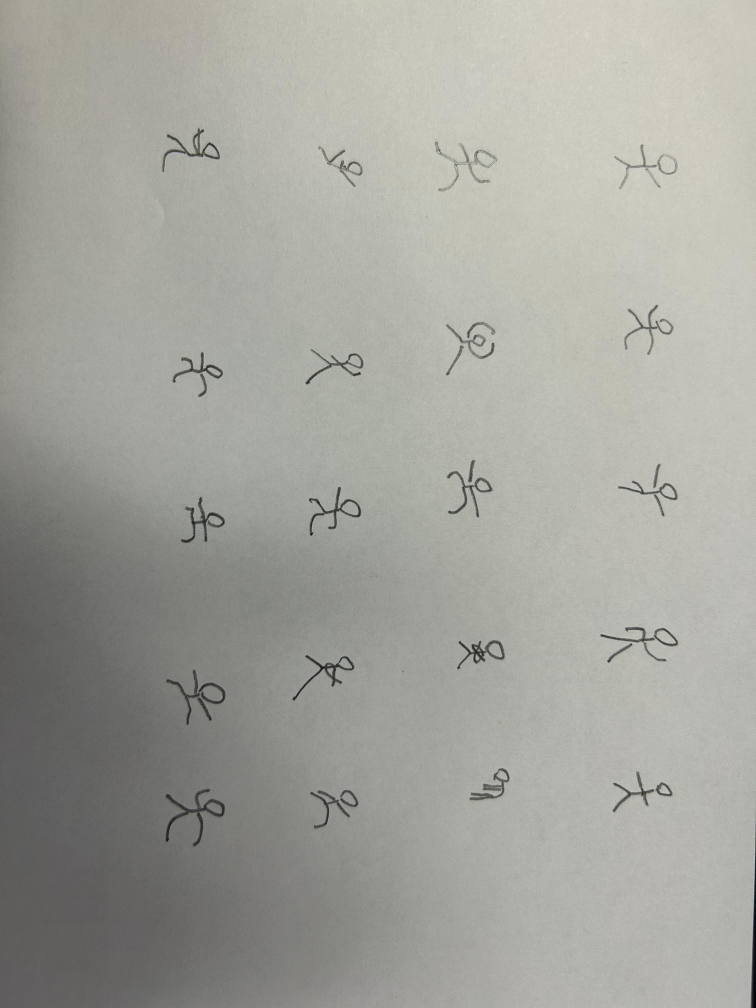
#> input picture image/stickman_A4.jpg, 3024 x 4032 px (shown at 1/4 size)
$ jupyter execute clipping.ipynb   (shell and % lines are left out)
#> lines starting #> are read from the running program, lines starting #| are printed output that depends on the picture; after the words box and inside, x2 and y2 are one past the last pixel; in counts of white or black regions, pixels touching at a corner belong together
### scripts/image.py
import cv2
import numpy as np
from PIL import Image
import matplotlib.pyplot as plt
from pathlib import Path


def save_image(path, image):
    cv2.imwrite(path, image)
    cv2.waitKey(10)


def bgr2gray(image):
    return cv2.cvtColor(image, cv2.COLOR_BGR2GRAY)


def cv2pil(image_array: np.ndarray) -> Image:
    image_array = cv2.cvtColor(image_array, cv2.COLOR_BGR2RGB)
    return Image.fromarray(image_array)


# [4 lines left out: function pil2cv, not called in this run]


def show_image_from_ndarray(image_array):
    if (len(image_array.shape) < 3) or (image_array.shape[-1] == 1):
        plt.imshow(image_array)
        plt.axis("off")
    else:
        plt.imshow(cv2pil(image_array))
        plt.axis("off")


def draw_multiple_image(titles, images):
    n_images = len(images)
    assert len(titles) == n_images

    fig, axes = plt.subplots(1, n_images)
    for i in range(n_images):
        axes[i].imshow(cv2.cvtColor(images[i], cv2.COLOR_BGR2RGB))
        axes[i].set_title(titles[i])
        axes[i].axis("off")


def rotate_anticlockwise_90(image):
    return cv2.rotate(image, cv2.ROTATE_90_COUNTERCLOCKWISE)


def morphology_closing(mask, kernel_size=15):
    mask_processed = cv2.morphologyEx(mask, cv2.MORPH_CLOSE, np.ones((kernel_size, kernel_size), dtype=np.int16))
    return mask_processed


def morphology_dilatetion(mask, kernel_size=15):
    mask_processed = cv2.dilate(mask, np.ones((kernel_size, kernel_size), dtype=np.int16))
    return mask_processed


def gray2bgr(image):
    return cv2.cvtColor(image, cv2.COLOR_GRAY2BGR)

### scripts/ght.py
# https://github.com/jonbarron/hist_thresh/blob/master/experiments.ipynb

import numpy as np

csum = lambda z: np.cumsum(z)[:-1]
dsum = lambda z: np.cumsum(z[::-1])[-2::-1]
argmax = lambda x, f: np.mean(x[:-1][f == np.max(f)])  # Use the mean for ties.
clip = lambda z: np.maximum(1e-30, z)


def preliminaries(n, x):
    """Some math that is shared across multiple algorithms."""
    assert np.all(n >= 0)
    x = np.arange(len(n), dtype=n.dtype) if x is None else x
    assert np.all(x[1:] >= x[:-1])
    w0 = clip(csum(n))
    w1 = clip(dsum(n))
    p0 = w0 / (w0 + w1)
    p1 = w1 / (w0 + w1)
    mu0 = csum(n * x) / w0
    mu1 = dsum(n * x) / w1
    d0 = csum(n * x**2) - w0 * mu0**2
    d1 = dsum(n * x**2) - w1 * mu1**2
    return x, w0, w1, p0, p1, mu0, mu1, d0, d1


# [21 lines left out: functions GHT, Otsu, not called in this run]


def Otsu_equivalent(n, x=None):
    """Equivalent to Otsu's method."""
    x, _, _, _, _, _, _, d0, d1 = preliminaries(n, x)
    o = np.sum(n) * np.sum(n * x**2) - np.sum(n * x) ** 2 - np.sum(n) * (d0 + d1)
    return argmax(x, o), o


# [61 lines left out: functions MET, wprctile, GHT_forloop, not called in this run]

### clipping.ipynb
[cell 1]
from pathlib import Path

IMAGE_DIR_PATH = str(Path().joinpath("image"))
IMAGE_NAME = "stickman_A4.jpg"
IMAGE_WIDTH_CLIPPING = 384
IMAGE_WIDTH_OUTPUT = 512
OUTPUT_DIR = "output"

image_path = str(Path(IMAGE_DIR_PATH, IMAGE_NAME))
print(image_path)

# Load an Image

[cell 2]
import cv2
from scripts.image import show_image_from_ndarray, rotate_anticlockwise_90

image_gray = rotate_anticlockwise_90(cv2.imread(image_path, cv2.IMREAD_GRAYSCALE))
#> in rotate_anticlockwise_90, `return cv2.rotate(image, cv2.ROTATE_90_COUNTERCLOCKWISE)`:
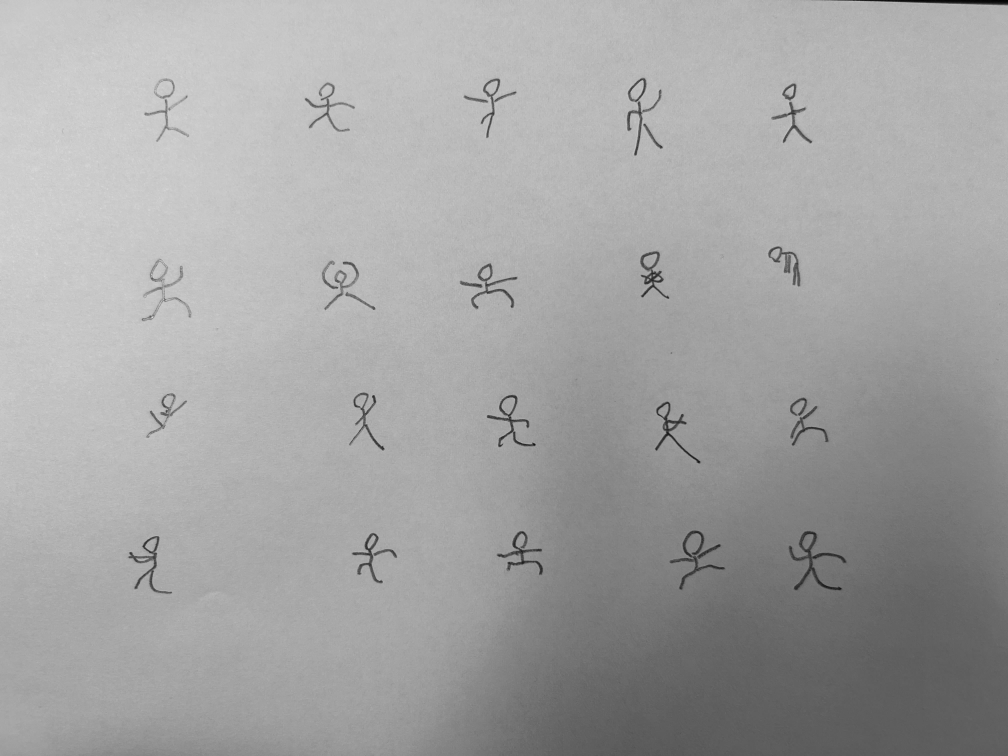
#> returned value: shape (3024, 4032) (shown at 1/4 size); min 0, max 249, mean 163.4

show_image_from_ndarray(image_gray)

[cell 3]
from scripts.image import morphology_closing, morphology_dilatetion

image_canny = cv2.Canny(image_gray, 50, 200)
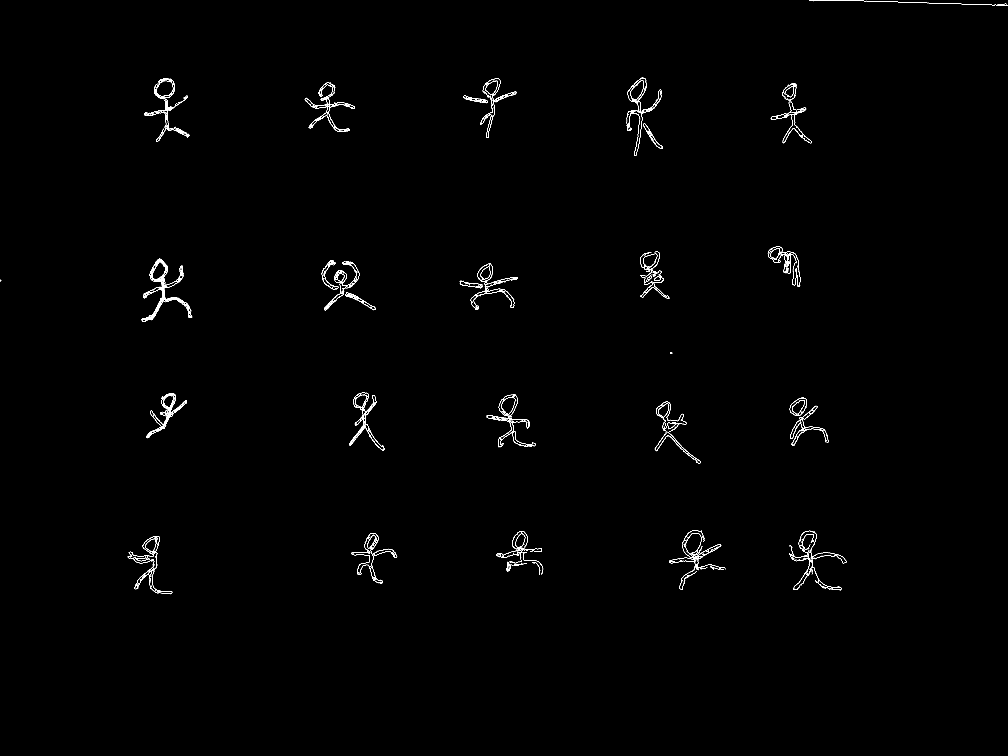
#> image_canny: shape (3024, 4032) (shown at 1/4 size); 0.34% white in thin lines or dots, all inside (x1, y1, x2, y2) = (0, 0, 4032, 2377)
image_canny_dilated = morphology_closing(image_canny, kernel_size=50)
#> in morphology_closing, `mask_processed = cv2.morphologyEx(mask, cv2.MORPH_CLOSE, np.ones((kern..`: mask_processed: shape (3024, 4032); 2.5% white; 23 white regions, largest, box (x1, y1, x2, y2) and area: (2508, 312, 2653, 625) 22103, (568, 1036, 770, 1287) 20253, (2679, 2122, 2902, 2360) 19571
image_canny_dilated[:50, :] = 0
show_image_from_ndarray(morphology_dilatetion(image_canny_dilated))
#> in morphology_dilatetion, `mask_processed = cv2.dilate(mask, np.ones((kernel_size, kernel_size), ..`: mask_processed: shape (3024, 4032); 3.5% white; 22 white regions, largest, box (x1, y1, x2, y2) and area: (2501, 305, 2660, 632) 30363, (561, 1029, 777, 1294) 28905, (3150, 2117, 3393, 2370) 27781

[cell 4]
import numpy as np

# CCA-clustering
markers = np.zeros_like(image_canny_dilated)
markers[image_canny_dilated > 0] = 255
markers[image_canny_dilated == 0] = 0
markers = cv2.connectedComponents(image_canny_dilated)[1]
#> markers: shape (3024, 4032) int32; 23 distinct labels, from 0 to 22

# Draw results
label_hue = np.uint8(179*markers/np.max(markers))
blank_ch = 255*np.ones_like(label_hue)
labeled_img = cv2.merge([label_hue, blank_ch, blank_ch])
labeled_img = cv2.cvtColor(labeled_img, cv2.COLOR_HSV2BGR)
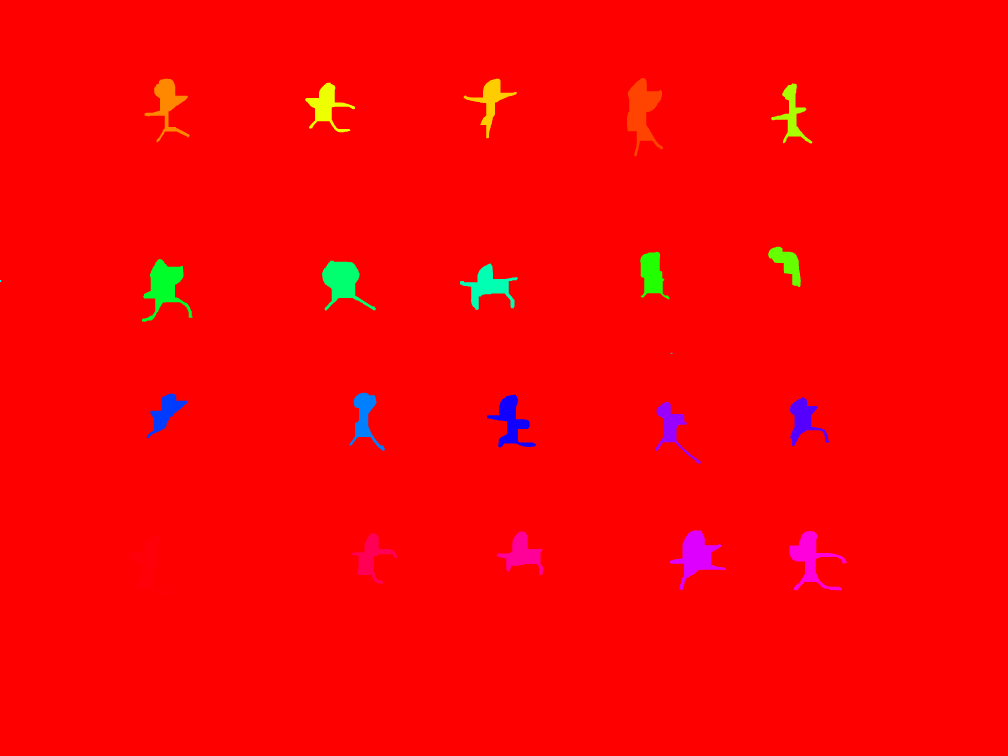
#> labeled_img: shape (3024, 4032, 3) (shown at 1/4 size); mean B, G, R 2.8, 2.8, 252.3
labeled_img[markers==0] = 0
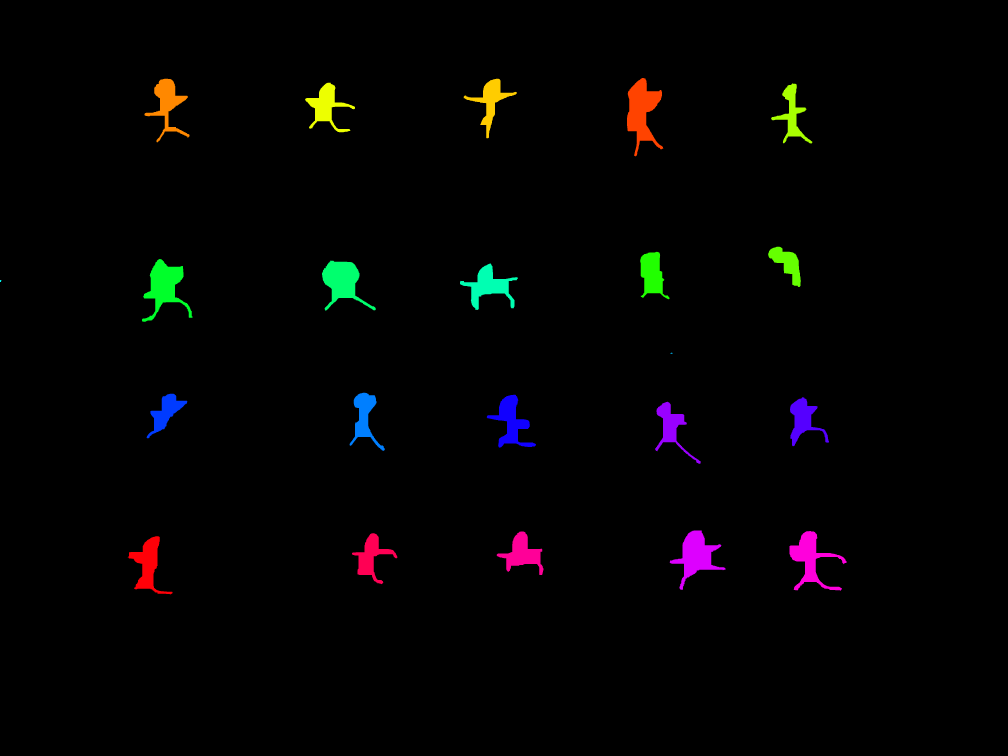
#> labeled_img: shape (3024, 4032, 3) (shown at 1/4 size); mean B, G, R 2.8, 2.8, 3.4


show_image_from_ndarray(labeled_img)

[cell 5]
n_labels = len(np.unique(markers))
#> n_labels = 23

mask_list_cluster = []
for l in range(n_labels):
    if l == 0:
        continue
    mask_cluster = np.zeros_like(image_canny)
    mask_cluster[np.where(markers == l)] = 255
    if cv2.countNonZero(mask_cluster) > 5000:
        mask_list_cluster.append(mask_cluster)
#> mask_cluster: shape (3024, 4032); 0.12% white; 1 white region, box (x1, y1, x2, y2) and area: (511, 2145, 690, 2378) 14832

print(len(mask_list_cluster))
#| 20

[cell 6]
from scripts.image import draw_multiple_image
from scripts.image import gray2bgr

draw_multiple_image([str(idx) for idx in range(len(mask_list_cluster[:5]))], [gray2bgr(mask) for mask in mask_list_cluster[:5]])
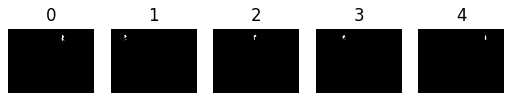
#> figure drawn by matplotlib, 5 panels

[cell 7]
from typing import NamedTuple


class MaskProperty(NamedTuple):
    centroid_x: int
    centroid_y: int
    width: int
    height: int


def get_mask_properties_from_binary_mask(mask):
    coordinates = cv2.findNonZero(mask)
#> mask: shape (3024, 4032); 0.18% white; 1 white region, box (x1, y1, x2, y2) and area: (2508, 312, 2653, 625) 22103
    moments = cv2.moments(coordinates)
    centroid_x = int(moments["m10"] / moments["m00"])
#> centroid_x = 2598
    centroid_y = int(moments["m01"] / moments["m00"])
#> centroid_y = 523
    width = np.max(coordinates[:, 0, 0]) - np.min(coordinates[:, 0, 0])
#> width = 144
    height = np.max(coordinates[:, 0, 1]) - np.min(coordinates[:, 0, 1])
#> height = 312
    return MaskProperty(centroid_x, centroid_y, width, height)


mask_properties_list = [get_mask_properties_from_binary_mask(mask) for mask in mask_list_cluster]
#> in get_mask_properties_from_binary_mask (call 2), `coordinates = cv2.findNonZero(mask)`: mask: shape (3024, 4032); 0.12% white; 1 white region, box (x1, y1, x2, y2) and area: (578, 315, 758, 569) 14122
#> in get_mask_properties_from_binary_mask (call 3), `coordinates = cv2.findNonZero(mask)`: mask: shape (3024, 4032); 0.1% white; 1 white region, box (x1, y1, x2, y2) and area: (1855, 315, 2067, 553) 12221
#> in get_mask_properties_from_binary_mask (call 4), `coordinates = cv2.findNonZero(mask)`: mask: shape (3024, 4032); 0.11% white; 1 white region, box (x1, y1, x2, y2) and area: (1220, 331, 1420, 529) 13579
#> in get_mask_properties_from_binary_mask (call 5), `coordinates = cv2.findNonZero(mask)`: mask: shape (3024, 4032); 0.09% white; 1 white region, box (x1, y1, x2, y2) and area: (3084, 334, 3249, 574) 11071
#> in get_mask_properties_from_binary_mask (call 6), `coordinates = cv2.findNonZero(mask)`: mask: shape (3024, 4032); 0.08% white; 1 white region, box (x1, y1, x2, y2) and area: (3072, 987, 3203, 1148) 9754
#> in get_mask_properties_from_binary_mask (call 7), `coordinates = cv2.findNonZero(mask)`: mask: shape (3024, 4032); 0.11% white; 1 white region, box (x1, y1, x2, y2) and area: (2561, 1007, 2678, 1197) 12894
#> in get_mask_properties_from_binary_mask (call 8), `coordinates = cv2.findNonZero(mask)`: mask: shape (3024, 4032); 0.17% white; 1 white region, box (x1, y1, x2, y2) and area: (568, 1036, 770, 1287) 20253
#> in get_mask_properties_from_binary_mask (call 9), `coordinates = cv2.findNonZero(mask)`: mask: shape (3024, 4032); 0.16% white; 1 white region, box (x1, y1, x2, y2) and area: (1288, 1042, 1503, 1243) 19212
#> in get_mask_properties_from_binary_mask (call 10), `coordinates = cv2.findNonZero(mask)`: mask: shape (3024, 4032); 0.13% white; 1 white region, box (x1, y1, x2, y2) and area: (1840, 1054, 2071, 1240) 15441
#> in get_mask_properties_from_binary_mask (call 11), `coordinates = cv2.findNonZero(mask)`: mask: shape (3024, 4032); 0.1% white; 1 white region, box (x1, y1, x2, y2) and area: (1398, 1571, 1539, 1803) 11752
#> in get_mask_properties_from_binary_mask (call 12), `coordinates = cv2.findNonZero(mask)`: mask: shape (3024, 4032); 0.09% white; 1 white region, box (x1, y1, x2, y2) and area: (586, 1575, 749, 1754) 10466
#> in get_mask_properties_from_binary_mask (call 13), `coordinates = cv2.findNonZero(mask)`: mask: shape (3024, 4032); 0.13% white; 1 white region, box (x1, y1, x2, y2) and area: (1947, 1579, 2144, 1791) 15445
#> in get_mask_properties_from_binary_mask (call 14), `coordinates = cv2.findNonZero(mask)`: mask: shape (3024, 4032); 0.1% white; 1 white region, box (x1, y1, x2, y2) and area: (3160, 1589, 3316, 1785) 12167
#> in get_mask_properties_from_binary_mask (call 15), `coordinates = cv2.findNonZero(mask)`: mask: shape (3024, 4032); 0.1% white; 1 white region, box (x1, y1, x2, y2) and area: (2620, 1607, 2803, 1855) 11759
#> in get_mask_properties_from_binary_mask (call 16), `coordinates = cv2.findNonZero(mask)`: mask: shape (3024, 4032); 0.16% white; 1 white region, box (x1, y1, x2, y2) and area: (2679, 2122, 2902, 2360) 19571
#> in get_mask_properties_from_binary_mask (call 17), `coordinates = cv2.findNonZero(mask)`: mask: shape (3024, 4032); 0.15% white; 1 white region, box (x1, y1, x2, y2) and area: (3157, 2124, 3386, 2363) 18009
#> in get_mask_properties_from_binary_mask (call 18), `coordinates = cv2.findNonZero(mask)`: mask: shape (3024, 4032); 0.11% white; 1 white region, box (x1, y1, x2, y2) and area: (1987, 2126, 2174, 2300) 13675
#> in get_mask_properties_from_binary_mask (call 19), `coordinates = cv2.findNonZero(mask)`: mask: shape (3024, 4032); 0.1% white; 1 white region, box (x1, y1, x2, y2) and area: (1408, 2133, 1590, 2337) 12106

print(np.mean([mask_property.width for mask_property in mask_properties_list]))
#| 180.9
print(np.mean([mask_property.height for mask_property in mask_properties_list]))
#| 218.35

# Get Clipped Images

[cell 8]
from scripts.ght import Otsu_equivalent

clahe = cv2.createCLAHE(clipLimit=2.0, tileGridSize=(16, 16))

image_list_gray_clipped = []
for mask_property in mask_properties_list:
    sx = mask_property.centroid_x - IMAGE_WIDTH_CLIPPING
    sy = mask_property.centroid_y - IMAGE_WIDTH_CLIPPING
    ex = mask_property.centroid_x + IMAGE_WIDTH_CLIPPING
    ey = mask_property.centroid_y + IMAGE_WIDTH_CLIPPING
    image_gray_clipped = cv2.resize(image_gray[sy:ey, sx:ex].copy(), (IMAGE_WIDTH_OUTPUT, IMAGE_WIDTH_OUTPUT))
    # image_gray_processed = clahe.apply(image_gray_clipped)
    image_gray_processed = np.zeros_like(image_gray_clipped).astype(np.uint8)

    intensities = image_gray_clipped.flatten().astype(float)
    th = intensities[int(Otsu_equivalent(intensities)[0])]

    image_gray_processed = image_gray_clipped.copy()
    image_gray_processed[image_gray_clipped > th * 0.9] = 255

    sxm = int(IMAGE_WIDTH_OUTPUT / 2 - mask_property.width/2 * 1.5)
    sym = int(IMAGE_WIDTH_OUTPUT / 2 - mask_property.height/2 * 1.5)
    exm = int(IMAGE_WIDTH_OUTPUT / 2 + mask_property.width/2 * 1.5)
    eym = int(IMAGE_WIDTH_OUTPUT / 2 + mask_property.height/2 * 1.5)

    image_gray_processed[:sym, :] = 255
    image_gray_processed[eym:, :] = 255
    image_gray_processed[:, :sxm] = 255
    image_gray_processed[:, exm:] = 255

    image_list_gray_clipped.append(image_gray_processed)
#> this loop made 20 passes
#> th on passes 1 to 12: 181, 199, 189, 195, 181, 175, 166, 198, 181, 172, 172, 188
#> pass 1, `image_gray_clipped = cv2.resize(image_gray[sy:ey, sx:ex].copy(), (IMAG..`:
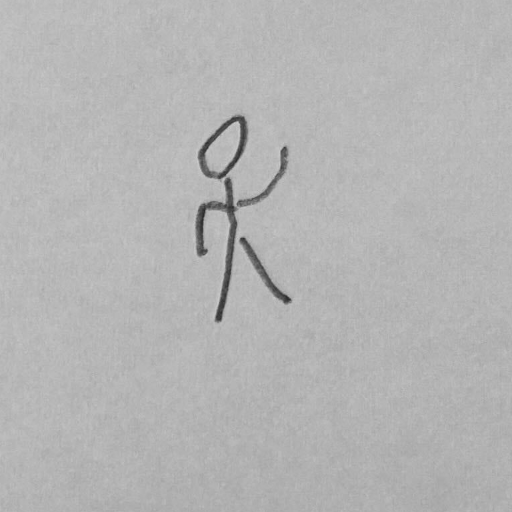
#> image_gray_clipped: shape (512, 512); min 43, max 203, mean 180.5
#> after the loop:
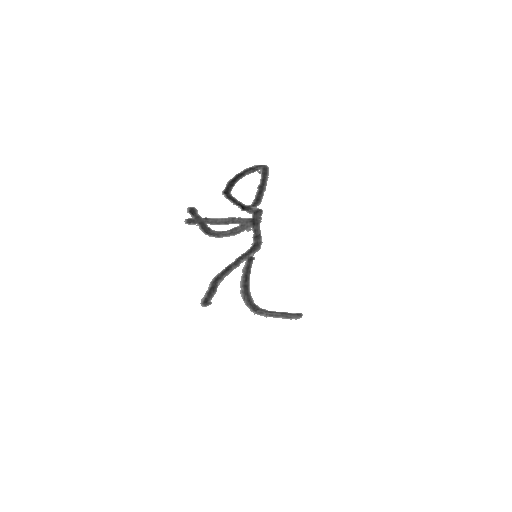
#> image_gray_processed: shape (512, 512); min 17, max 255, mean 252.8
#> after the loop, image_list_gray_clipped = 20 items

draw_multiple_image([str(l) for l in range(len(mask_properties_list[:5]))], image_list_gray_clipped[:5])
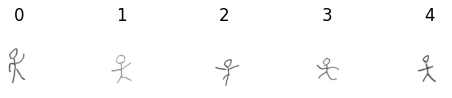
#> figure drawn by matplotlib, 5 panels

[cell 9]
import os

if not Path(OUTPUT_DIR).exists():
    os.mkdir(str(OUTPUT_DIR))

output_dir_pathlib = Path(OUTPUT_DIR)
for i, image_clipped in enumerate(image_list_gray_clipped):
    cv2.imwrite(str(output_dir_pathlib.joinpath(f"{i}.png")), image_clipped)
#> this loop made 20 passes
#> pass 2, `cv2.imwrite(str(output_dir_pathlib.joinpath(f"{i}.png")), image_clipped)`:
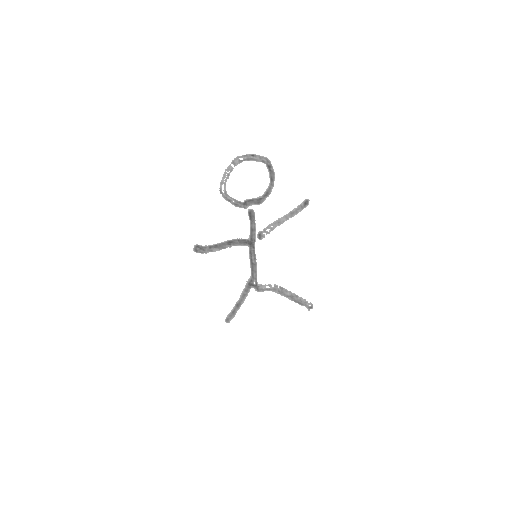
#> saved as 1.png: shape (512, 512); min 97, max 255, mean 253.8
